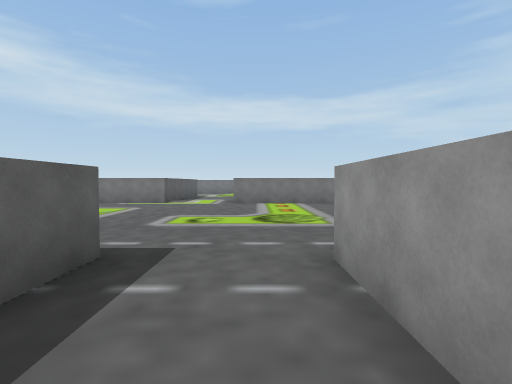
view 1 (above)

24 first-person views from a walk through a 3-D level made in the Unity game engine. The camera is 1.5 m above the floor, tilts 2° down and sees 85° across. The floor is counted in squares, 2 m on a side. Each view is taken from the middle of a square. On the plan, view 1 faces up. The plan holds only what a view shows up to about 10 squares ahead; the rest is blank. The place goes on beyond the plan. The player is left out.

view 2
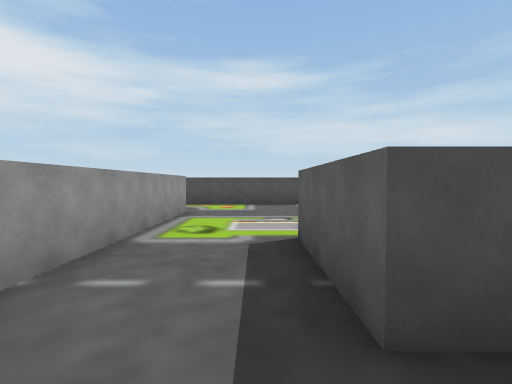

view 3
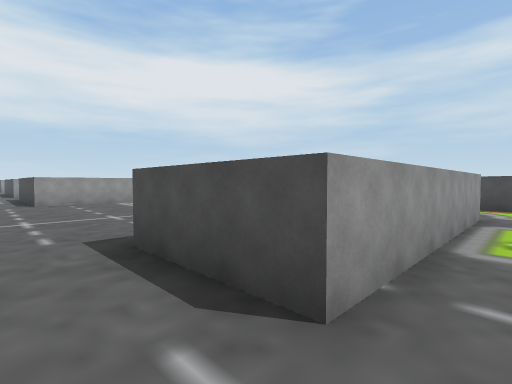

view 4
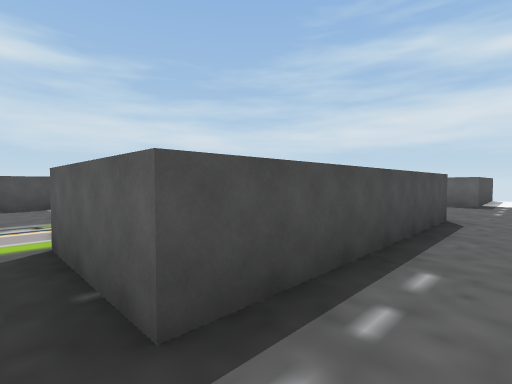

view 5
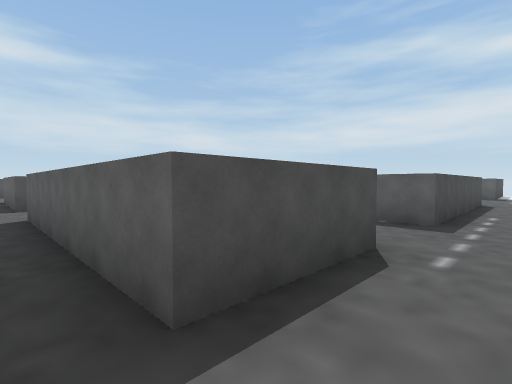

view 6
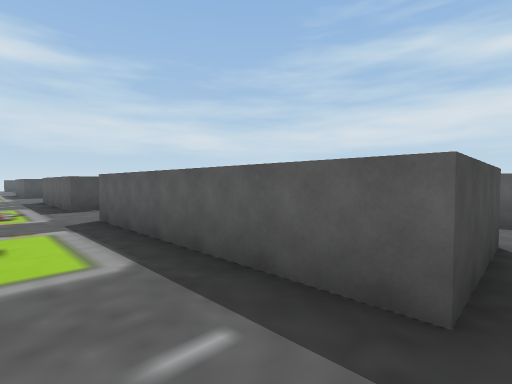

view 7
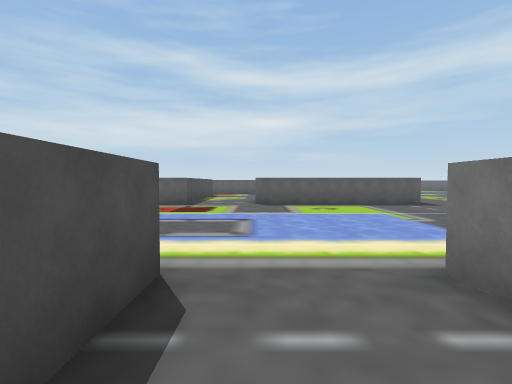

view 8
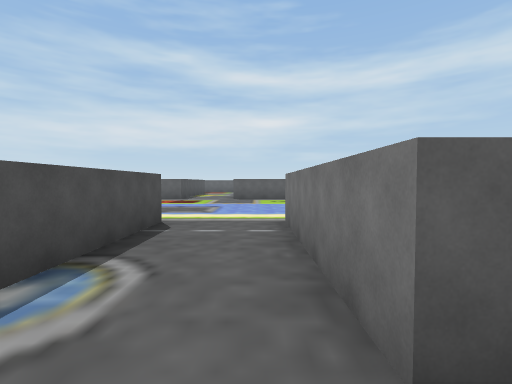

view 9
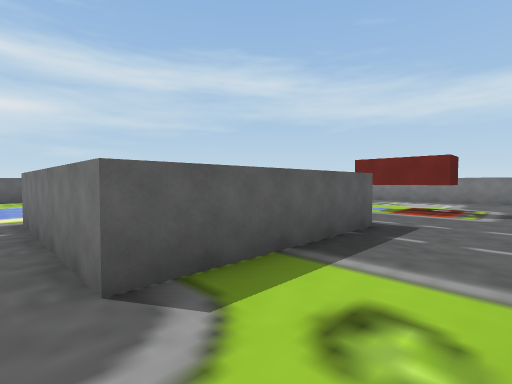

view 10
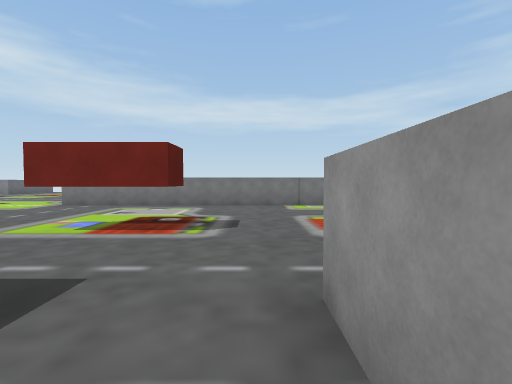

view 11
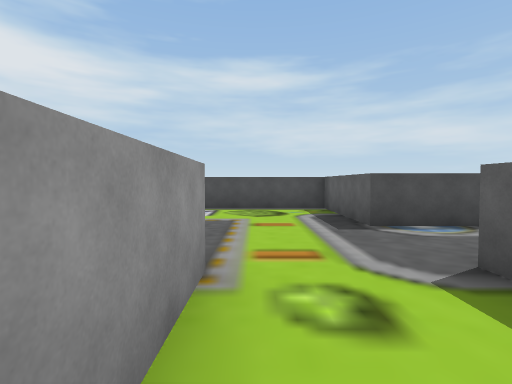

view 12
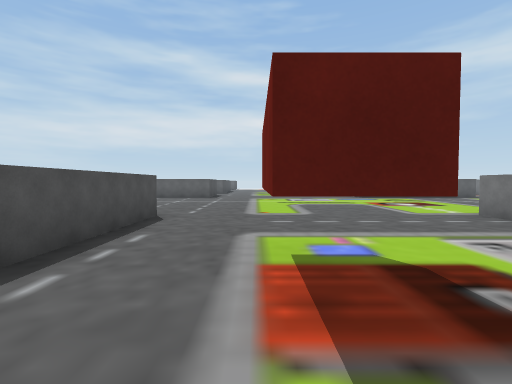

view 13
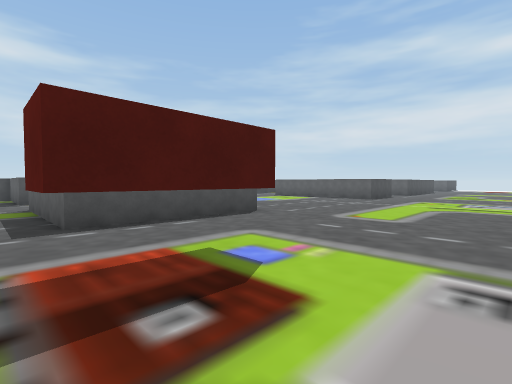

view 14
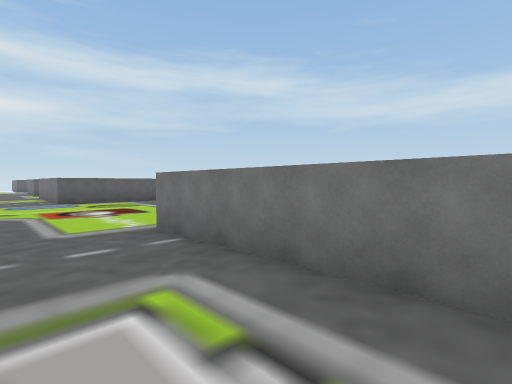

view 15
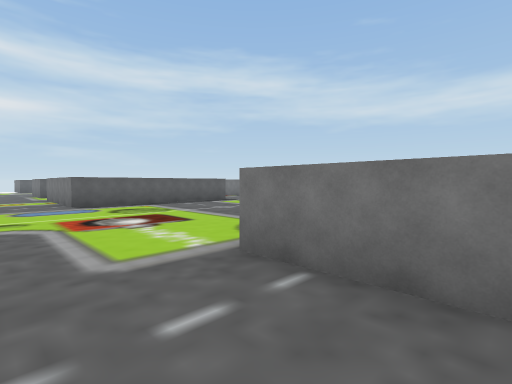

view 16
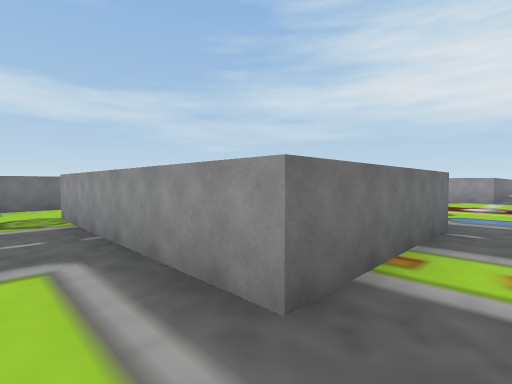

view 17
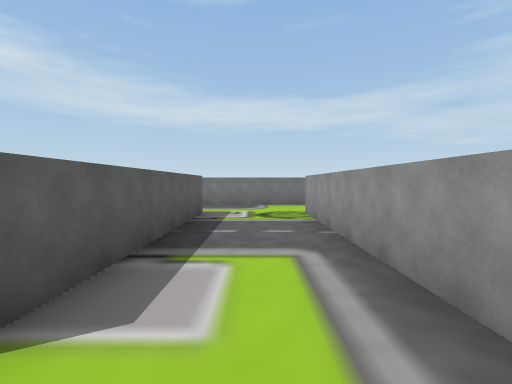

view 18
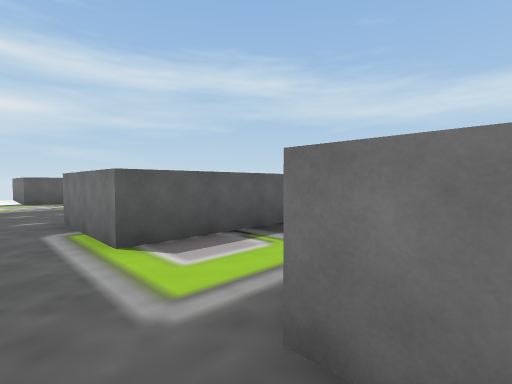

view 19
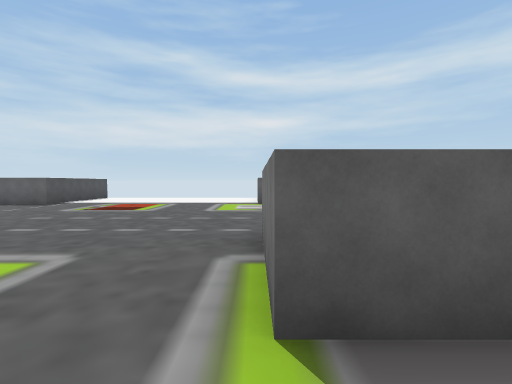

view 20
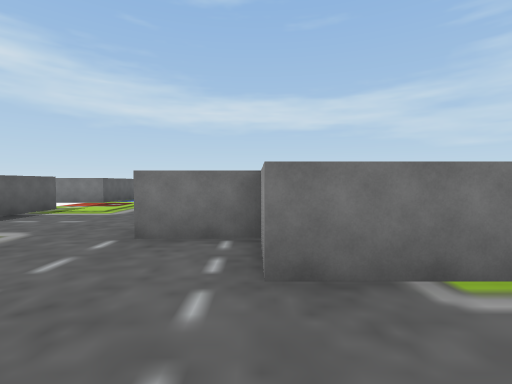

view 21
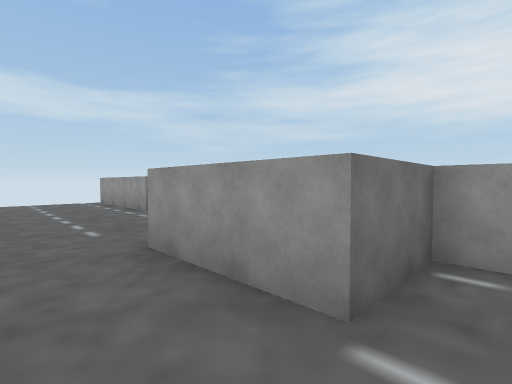

view 22
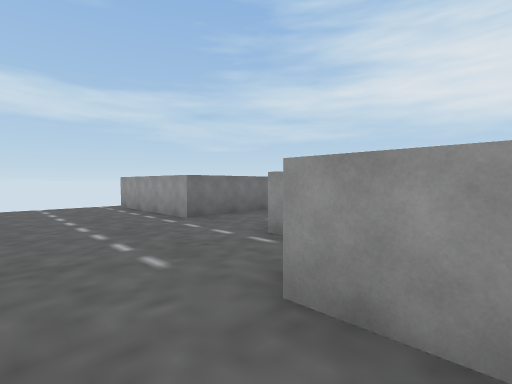

view 23
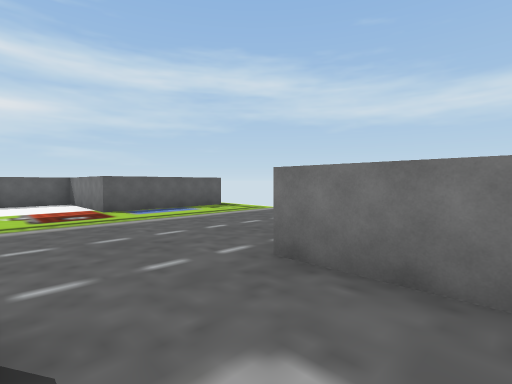

view 24
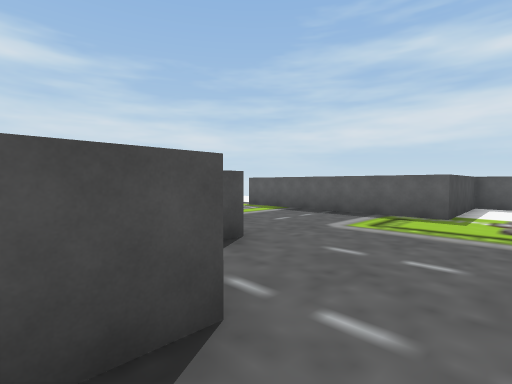

### Floor plan
Key: @ floor where view 1 was taken; # wall or solid block; . floor; ^ raised ledge; T thing the floor can be seen under or through.
Columns run from 15 left of view 1 to 19 right of it. Each row starts with its distance up from view 1.
 22    ^......
 21    ^.....^
 20    ^.....^
 19  ^^^.....^^^^^^^
 18 #..............
 17 #..............
 16 #..............
 15  ^^^.....^^^...^
 14    ^....^  ^...^    ..
 13    ^....^  ^...^   .....
 12    ^....^^ ^...^  ^......
 11    ^.....^ ^...^  ^.......
 10   ^^......^^...^^^^.......^^^^^^^^#
  9    ................................
  8    ................................
  7    ...............................
  6    .......  ...... ..........TT...
  5    ......   .....   .........TT...
  4    ...............................
  3  .................................
  2  ^^^..  ^^^^^^..^^^.......^^^^^..^
  1    ^         ^..^ ^.......^   ^..
  0              ..@^ ^.......    ^..^
 -1              ...^ ^.......^^^^^..^
 -2              ...^ ^...............
 -3              ...^ ^...............
 -4              .... ........^^^^^...
 -5              .... ......      ^...
 -6              ^^^^ ^..         ^...
 -7                   ^.          ^^^^
 -8                   ^.
 -9                   ^.

Positions as (right, up) in squares from view 1, and headings:
1: (0, 0), facing up
2: (-1, 4), facing down
3: (0, 4), facing down-right
4: (-1, 4), facing down-left
5: (4, 4), facing down-left
6: (5, 3), facing down-left
7: (13, -3), facing left
8: (16, -2), facing left
9: (17, -2), facing up-left
10: (17, 1), facing up
11: (17, 1), facing down
12: (17, 5), facing left
13: (16, 8), facing down-left
14: (15, 8), facing up-left
15: (13, 8), facing up-left
16: (-2, 9), facing up-right
17: (-2, 9), facing up
18: (0, 9), facing up-left
19: (-2, 10), facing left
20: (-6, 8), facing up
21: (-9, 11), facing up-right
22: (-9, 13), facing up-right
23: (-4, 16), facing up-left
24: (-5, 17), facing down-left
